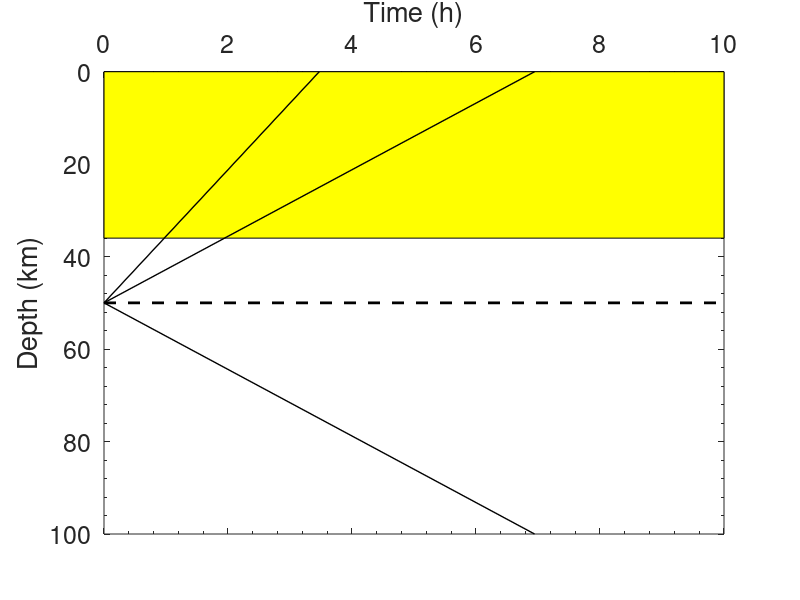

MATLAB code to generate this figure:
% Light Coding or Script for Figures: 
% Figure 3 (Calculated lag times for xenoliths with diameter (D) and source depth X)

% 
% Constant physical properties
pm = 3250;      % Density of xenolith (kg/m3)
pl = 2700;      % Density of alkaline mafic melt (kg/m3)
g  = 9.8;       % gravitational acceleration (m/s2)
D  = 25;        % Diameter of xenolith in cm
r  = D/(100*2); % Xenolith radius (r) in metres
X  = 50*1000;   % Source depth (m)
Vm = 4;         % Magam ascent velocity (m/s)
Vt = -2;        % Xenolith settling velocity (m/s)
Vx = Vm + Vt;   % Net velocity of xenolith (m/s)
Z  = 50;        % Source depth of xenolith (km)

% Calculate trajectories
t_xx = (1000*(Z-100)/Vt)/(60*60);  % time in hours to sink to 100 km
t_m  = (1000*(Z-0)/Vm)/(60*60);  % time in hours for magma to reach surface
t_xo = (1000*(Z-0)/Vx)/(60*60);  % time in hours for xenolith to reach surface

figure
plot([0 10],[Z Z],'--k','LineWidth',2)
%set(gca, 'YDir','reverse','XAxisLocation','top' )
set(gca,'FontSize',18,'XAxisLocation','top','YDir','reverse','XMinorTick','on'...
    ,'YMinorTick','on');
xlabel('Time (h)')
ylabel('Depth (km)')
axis([0 10 0 100])
hold on
fill([0 10 10 0],[0 0 36 36],'y')
plot([0 t_xx],[Z 100],'-k','LineWidth',1)
plot([0 t_m],[Z 0],'-k','LineWidth',1)
plot([0 t_xo],[Z 0],'-k','LineWidth',1)

hold on
